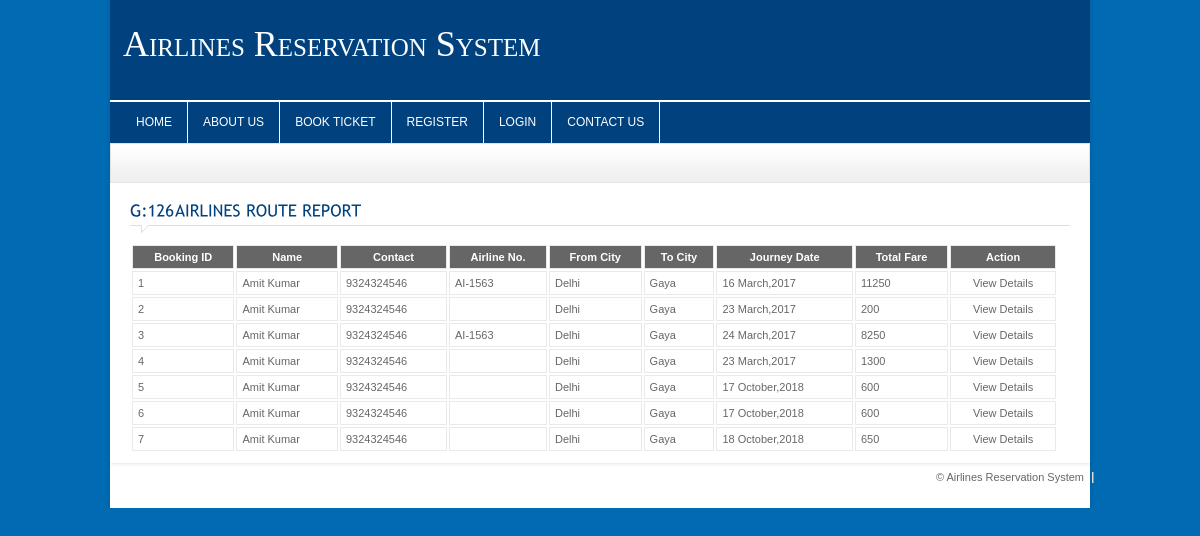
The page /airlines_reservation_system/booking-report.php on the database its author committed.
### tables this page shows
CREATE TABLE `user` (
  `user_id` int(11) NOT NULL,
  `user_level_id` varchar(255) NOT NULL DEFAULT '2',
  `user_username` varchar(255) NOT NULL,
  `user_password` varchar(255) NOT NULL,
  `user_name` varchar(255) NOT NULL,
  `user_add1` varchar(255) NOT NULL,
  `user_add2` varchar(255) NOT NULL,
  `user_city` varchar(255) NOT NULL,
  `user_state` varchar(255) NOT NULL,
  `user_country` varchar(255) NOT NULL,
  `user_email` varchar(255) NOT NULL,
  `user_mobile` varchar(255) NOT NULL,
  `user_gender` varchar(255) NOT NULL,
  `user_dob` varchar(255) NOT NULL,
  `user_image` varchar(255) NOT NULL
);

CREATE TABLE `booking` (
  `booking_id` int(11) NOT NULL,
  `booking_user_id` varchar(255) NOT NULL,
  `booking_route_id` varchar(255) NOT NULL,
  `booking_date` varchar(255) NOT NULL,
  `booking_total_fare` varchar(255) NOT NULL,
  `booking_journey_date` varchar(255) NOT NULL,
  `booking_seat_type` varchar(255) NOT NULL,
  `booking_status` varchar(255) NOT NULL DEFAULT '0'
);

CREATE TABLE `airlines` (
  `airlines_id` int(11) NOT NULL,
  `airlines_company_id` varchar(255) NOT NULL,
  `airlines_at_id` varchar(255) NOT NULL,
  `airlines_name` varchar(255) NOT NULL,
  `airlines_no` varchar(255) NOT NULL,
  `airlines_from` varchar(255) NOT NULL,
  `airlines_deaprture` varchar(255) NOT NULL,
  `airlines_to` varchar(255) NOT NULL,
  `airlines_arrival` varchar(255) NOT NULL,
  `airlines_travel_time` varchar(255) NOT NULL,
  `airlines_total_distance` varchar(255) NOT NULL
);

CREATE TABLE `city` (
  `city_id` int(10) UNSIGNED NOT NULL,
  `city_name` varchar(45) NOT NULL
);

### airlines_reservation_system/booking-report.php (the view, shortened to what this page needs)
<?php
	include_once("includes/header.php");
	include_once("includes/db_connect.php");
	if($_REQUEST['user_id'])
		$SQL="SELECT * FROM `user`,`route`, `company`, `airlines`,`city`, `booking` WHERE booking_user_id = user_id and booking_route_id = route_id AND route_from_city = city_id AND route_airlines_id = airlines_id AND airlines_company_id = company_id AND user_id = ".$_REQUEST['user_id'];
	else
		$SQL="SELECT * FROM `user`,`route`, `company`, `airlines`,`city`, `booking` WHERE booking_user_id = user_id and booking_route_id = route_id AND route_from_city = city_id AND route_airlines_id = airlines_id AND airlines_company_id = company_id;";
	$rs=mysqli_query($con,$SQL) or die(mysqli_error($con));
?>
	<div class="crumb">
    </div>
	<div id="content_sec">
		<div class="col1" style="width:100%">
		<div class="contact">
			<h4 class="heading colr">Airlines Route Report</h4>
			<form name="frm_route" action="lib/route.php" method="post">
				<div class="static">
					<table style="width:100%">
					  <tbody>
					  <tr class="tablehead bold">
						<td scope="col">Booking ID</td>
						<td scope="col">Name</td>
						<td scope="col">Contact</td>
						<td scope="col">Airline No.</td>
						<td scope="col">From City</td>
						<td scope="col">To City</td>
						<td scope="col">Journey Date</td>
						<td scope="col">Total Fare</td>
						<td scope="col">Action</td>
					  </tr>
					<?php
					while($data = mysqli_fetch_assoc($rs))
					{
						$SQL = "SELECT * FROM city WHERE city_id = ".$data['route_to_city'];
						$rs1 = mysqli_query($con,$SQL) or die(mysqli_error($con));
						$data1 = mysqli_fetch_assoc($rs1);
					?>
					  <tr>
						<td><?=$data[booking_id]?></td>
						<td><?=$data[user_name]?></td>
						<td><?=$data[user_mobile]?></td>
						<td><?=$data[airlines_no]?></td>
						<td><?=$data[city_name]?></td>
						<td><?=$data1[city_name]?></td>
						<td><?=$data[booking_journey_date]?></td>
						<td><?=$data[booking_total_fare]?></td>
						<td style="text-align:center">
							<a href="booking-confirmation.php?booking_id=<?php echo $data[booking_id] ?>">View Details</a>
						</td>
					  </tr>
					<?php } ?>
					</tbody>
					</table>
				</div>
			</form>
		</div>
		</div>
	</div>
<?php include_once("includes/footer.php"); ?>

### airlines_reservation_system/css/style.css (style rules this page uses)
* { padding:0px; margin:0px; }
body { background-color:#006bb3; font-family:Arial, Helvetica, sans-serif; font-size:11px; color:#666666; float:left; width:100%; }
a { text-decoration:none; outline:none; color:#666666; }
.bold { font-weight:bold; }
.colr { color:#01427e !important; }
h4 { font-size:16px; font-weight:normal; }
.heading { padding:10px 0px 14px 0px !important; width:100% !important; margin-bottom:10px !important; text-transform:uppercase; background-image:url(../images/heading.gif); background-repeat:no-repeat; background-position:left bottom; }
#content_sec { width:940px; padding:10px 20px; margin-left:10px; background-color:#FFF; float:left; }
.col1 { width:675px; float:left; }
.crumb { width:958px; height:30px; padding:8px 10px 0px 10px; background-image:url(../images/crumb.gif); background-repeat:repeat-x; margin-left:10px; border:#e3e3e3 solid 1px; }
.static { float:left; width:928px; }
.static table { float:left; width:453px; }
.static tr.tablehead { background-color:#666666; color:#FFF; padding:10px; text-align:center; }
.static tr td { padding:5px; border:#e9e9e9 solid 1px; }

### airlines_reservation_system/css/slider.css (style rules this page uses)
* { margin: 0; padding: 0; }

### airlines_reservation_system/fullcalendar/fullcalendar.print.css (style rules this page uses)
th, td, hr, thead, tbody, .fc-row { border-color: #ccc !important; background: #fff !important; }

### rows shown on the page
user: booking.booking_id "1", user_name "Amit Kumar", user_mobile "9324324546", airlines.airlines_no "AI-1563", city.city_name "Delhi", city.city_name "Gaya", booking.booking_journey_date "16 March,2017", booking.booking_total_fare "11250", booking.booking_id "2", booking.booking_journey_date "23 March,2017", booking.booking_total_fare "200", booking.booking_id "3", booking.booking_journey_date "24 March,2017", booking.booking_total_fare "8250", booking.booking_id "4", booking.booking_total_fare "1300", booking.booking_id "5", booking.booking_journey_date "17 October,2018", booking.booking_total_fare "600", booking.booking_id "6", booking.booking_id "7", booking.booking_journey_date "18 October,2018", booking.booking_total_fare "650"
